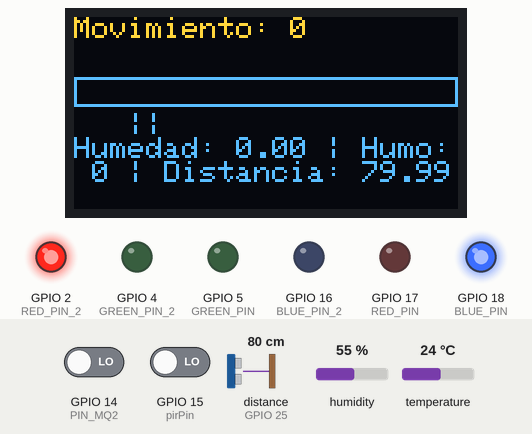
Bench run of a sketch on a simulated ESP32. Shown: 128×64 one-colour display, output pins drawn as LEDs (lit = HIGH). Wiring (inferred from the names in the program): ultrasonic range finder: trigger GPIO 13; echo GPIO 25. The inputs (shaded band) are chosen by the test bench; at power-on: humidity 55 %, GPIO 14 (PIN_MQ2) LOW, distance to the obstacle (sensor on GPIO 25) 80 cm, GPIO 15 (pirPin) LOW, temperature 24 °C. The echo pulse lasts 58.3 µs per cm; the OLED is the two-colour kind (top 16 rows yellow); WiFi joins after 1.5 s; servers stay silent unless stated; no MQTT or app messages arrive unless stated; pins used as bus, display or sensor lines are not drawn; what the sketch prints to the serial monitor is not drawn.

Above: at 4.2 s.
4.3 s: humidity set to 52 %
At 10.8 s:
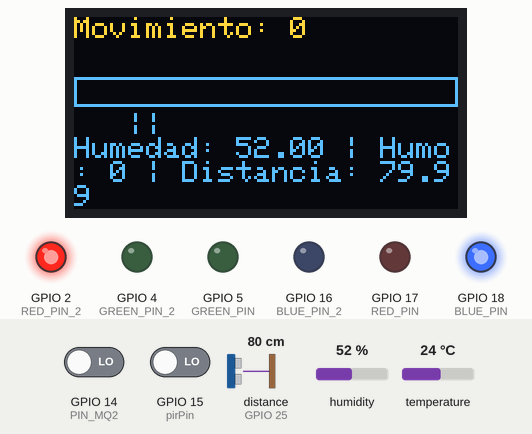
11.2 s: humidity set to 49 %
At 12.3 s:
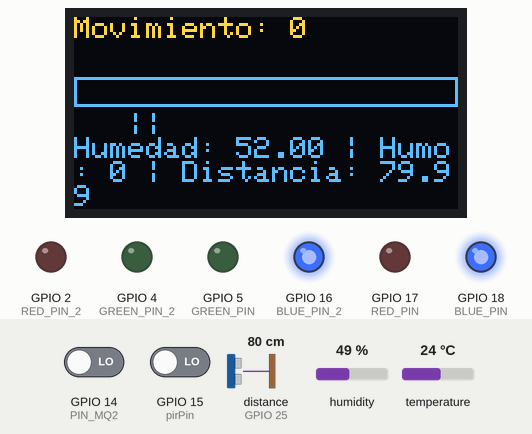
15.4 s: GPIO 14 (PIN_MQ2) driven HIGH
At 18.2 s:
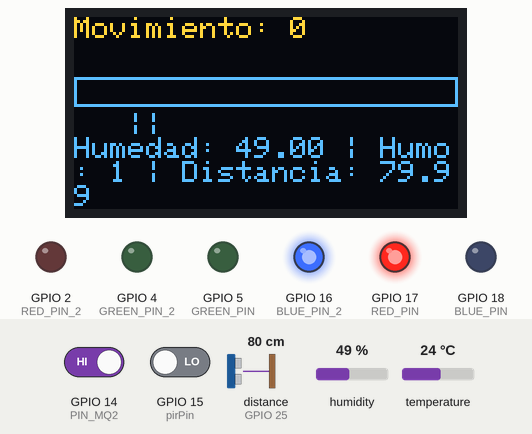
18.5 s: humidity set to 68 %
At 21.3 s:
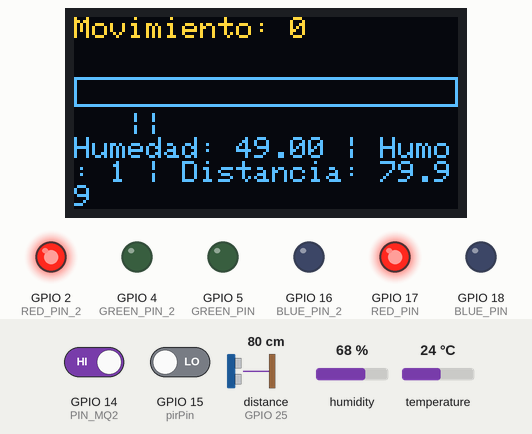
26.6 s: distance to the obstacle (sensor on GPIO 25) set to 2 cm
At 28.2 s:
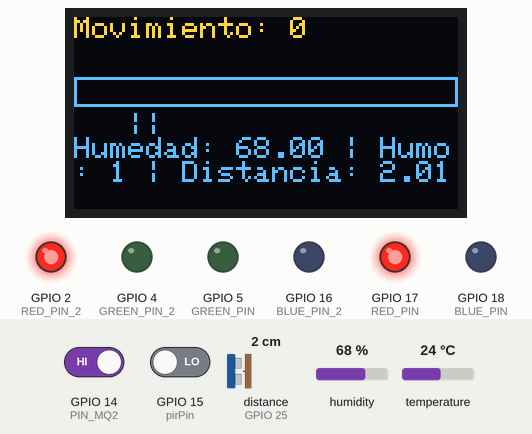
28.9 s: GPIO 15 (pirPin) driven HIGH
At 32.2 s:
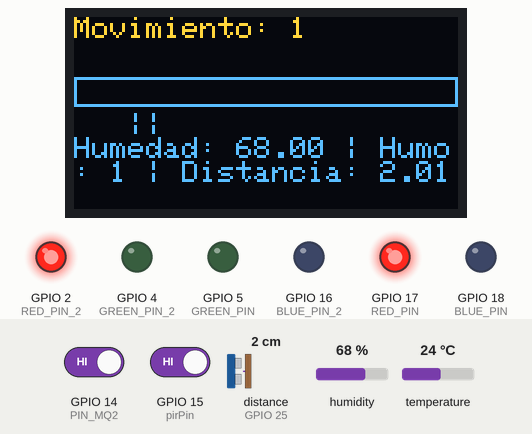
Timing chart, 0 to 33.7 s (numbered marks = the images above; inputs shaded):
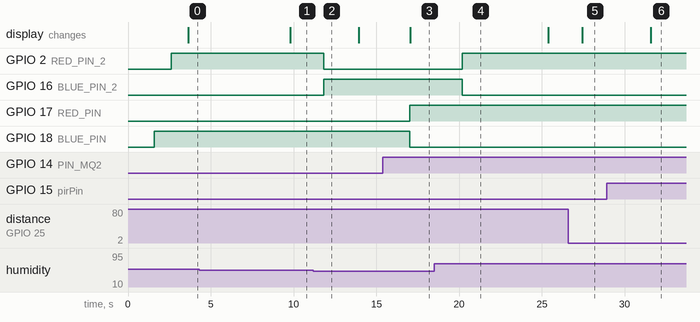

The sketch:

BICICLETA_CODE_INO_2.ino
```cpp
/**
░█████╗░░█████╗░░██████╗░█████╗░░█████╗░
██╔══██╗██╔══██╗██╔════╝██╔══██╗██╔══██╗
██║░░╚═╝███████║╚█████╗░██║░░╚═╝██║░░██║
██║░░██╗██╔══██║░╚═══██╗██║░░██╗██║░░██║
╚█████╔╝██║░░██║██████╔╝╚█████╔╝╚█████╔╝
░╚════╝░╚═╝░░╚═╝╚═════╝░░╚════╝░░╚════╝░

██╗███╗░░██╗████████╗███████╗██╗░░░░░██╗░██████╗░███████╗███╗░░██╗████████╗███████╗
██║████╗░██║╚══██╔══╝██╔════╝██║░░░░░██║██╔════╝░██╔════╝████╗░██║╚══██╔══╝██╔════╝
██║██╔██╗██║░░░██║░░░█████╗░░██║░░░░░██║██║░░██╗░█████╗░░██╔██╗██║░░░██║░░░█████╗░░
██║██║╚████║░░░██║░░░██╔══╝░░██║░░░░░██║██║░░╚██╗██╔══╝░░██║╚████║░░░██║░░░██╔══╝░░
██║██║░╚███║░░░██║░░░███████╗███████╗██║╚██████╔╝███████╗██║░╚███║░░░██║░░░███████╗
╚═╝╚═╝░░╚══╝░░░╚═╝░░░╚══════╝╚══════╝╚═╝░╚═════╝░╚══════╝╚═╝░░╚══╝░░░╚═╝░░░╚══════╝

  INTEGRANTES
    Maria Guadalupe Puente Gonzalez
    Cesar Guerrero Cruz
*/

//LIBRERIAS PARA LA PANTALLA_OLED
#include <Wire.h>
#include <Adafruit_GFX.h>
#include <Adafruit_SSD1306.h>

//LIBRERIA DE SONIDO
#include <pitches.h>

//LIBRERIAS PARA LA CONEXION A WIFI
#include <WiFi.h>
#include <PubSubClient.h>

//LIBRERIA DHT
#include <DHT.h>

//DECLARANDO PROPIEDADES DE LA OLED
#define SCREEN_WIDTH 128 // OLED width,  in pixels
#define SCREEN_HEIGHT 64 // OLED height, in pixels

//  DECLARANDO VARIABLES PARA ULTRASONICO Y BUZZER
#define TRIG_PIN   13 // ESP32 pin GPIO26 connected to Ultrasonic Sensor's TRIG pin
#define ECHO_PIN   25 // ESP32 pin GPIO25 connected to Ultrasonic Sensor's ECHO pin
#define BUZZER_PIN 32 // ESP32 pin GPIO17 connected to Piezo Buzzer's pin
#define DISTANCE_THRESHOLD 20 // centimeters

//DECLARANDO DHT
#define DHTPIN 23
#define DHTTYPE DHT11
DHT dht(DHTPIN, DHTTYPE);

//DECLARANDO LED RGB_1
#define RED_PIN 17
#define GREEN_PIN 5
#define BLUE_PIN 18

//DECLARANDO LED RGB_2
#define RED_PIN_2 2
#define GREEN_PIN_2 4
#define BLUE_PIN_2 16

//  NOTAS PARA LA MELODIA
int melody[] = {
  NOTE_E5, NOTE_E5, NOTE_E5,
  NOTE_E5, NOTE_E5, NOTE_E5,
  NOTE_E5, NOTE_G5, NOTE_C5, NOTE_D5,
  NOTE_E5,
  NOTE_F5, NOTE_F5, NOTE_F5, NOTE_F5,
  NOTE_F5, NOTE_E5, NOTE_E5, NOTE_E5, NOTE_E5,
  NOTE_E5, NOTE_D5, NOTE_D5, NOTE_E5,
  NOTE_D5, NOTE_G5
};

//  CANCIÓN
int noteDurations[] = {
  8, 8, 4,
  8, 8, 4,
  8, 8, 8, 8,
  2,
  8, 8, 8, 8,
  8, 8, 8, 16, 16,
  8, 8, 8, 8,
  4, 4
};

/*
**DECLARANDO CONSTANTES
*/

// VARIABLES PARA OLED
Adafruit_SSD1306 display(SCREEN_WIDTH, SCREEN_HEIGHT, &Wire, -1);

//Variable valuePayload
String valuePayload = "false";

//HUMEDAD
float currentHumidity = 0;

//MOVIMIENTO
const int pirPin  = 15;
bool pirStatus  = false;

//LED RGB_1 HUMEDAD
const int ledRGB = 18;

//ULTRASONICO
bool ultraStatus = false;

//HUMO
bool humoStatus = false;
int PIN_MQ2 = 14;


// Configuración de la conexión WiFi
const char* ssid = "asustadoPotter"; // Cambiar esto por la SSID de la red Wifi
const char* password = "niunpoco"; // Cambiar esto por la contraseña

// Configuración del cliente MQTT
// Constantes para la comunicacion mqqt con la ip del broker y el puerto de Mosquitto
const char* mqttServer = "192.168.0.8";
const int mqttPort = 1883;
//  Constantes de cada sensor y su topico
const char* mqttTopic = "/bicicleta/";
const char* mqttTemperatura = "/bicicleta/temperatura";
const char* mqttHumo = "/bicicleta/humo";
const char* mqttDistancia = "/bicicleta/distancia";
const char* mqttPir = "/bicicleta/pir";
const char* mqttLedRgb = "/bicicleta/ledRgb";
const char* mqttOled = "/bicicleta/oled";
const char* mqttBuzzer = "/bicicleta/buzzer";

//  Variables para la coneccion Wifi y MQTT
WiFiClient espClient;
PubSubClient client(espClient);

// Función para conectar a WiFi
void conectarWifi() {
  Serial.print("Conectando a WiFi...");
  WiFi.begin(ssid, password);
  while (WiFi.status() != WL_CONNECTED) {
    delay(500);
    Serial.print(".");
  }
  Serial.println("Conectado!");
}

// Función para conectar al broker MQTT
void conectarBroker() {
  Serial.print("Conectando al broker: ");
  Serial.println(mqttServer);
  while (!client.connected()) {
    Serial.print("Intentando conectar al cliente MQTT...");
    if (client.connect("ArduinoClient")) {
      Serial.println("Conectado!");
      client.subscribe(mqttTopic);
      client.subscribe(mqttLedRgb);
      client.subscribe(mqttOled);
      client.subscribe(mqttBuzzer);
      client.setCallback(callback);
    } else {
      Serial.println("Error de conexión");
      Serial.print(client.state());
      delay(2000);
    }
  }
}

/*
**  Función Led RGB Estatus
*/
void ledRGBStatus(){
  if(valuePayload.equalsIgnoreCase("true")){
    Serial.println("### Prendiendo foquito");
    digitalWrite(ledRGB, HIGH);
  }else{
    Serial.println("### Apagando foquito");
    digitalWrite(ledRGB, LOW);
  }
}

/*
**  Metodo Setup
*/
void setup(){
  Serial.begin(115200);

  //INICIALIZANDO PINES DE ENTRADA Y SALIDA A SENSORES Y ACUADORES

  //ULTRASONICO
  pinMode(TRIG_PIN, OUTPUT); // Configura el pin TRIG como salida
  pinMode(ECHO_PIN, INPUT);

  //LED RGB1
  pinMode(RED_PIN, OUTPUT);
  pinMode(GREEN_PIN, OUTPUT);
  pinMode(BLUE_PIN, OUTPUT);

  //LED RGB 2
  pinMode(RED_PIN_2, OUTPUT);
  pinMode(GREEN_PIN_2, OUTPUT);
  pinMode(BLUE_PIN_2, OUTPUT);

  //HUMO
  pinMode(PIN_MQ2, INPUT);

  //PIR
  pinMode(pirPin, INPUT);

  //Humedad
  dht.begin();


  // Iniciar la pantalla OLED
  if (!display.begin(SSD1306_SWITCHCAPVCC, 0x3C)) {
    Serial.println(F("failed to start SSD1306 OLED"));
    while (1);
  }


  //CONEXIÓN AL BROKER Y TOPICO MQTT
  conectarWifi();
  client.setServer(mqttServer, mqttPort);
  conectarBroker();
}

/*
**  Metodo loop
*/
void loop() {
  /*
  **  CONEXION A WIFI
  */
  if (!client.connected()) {
    conectarBroker();
  }
  client.loop();

  //  Variables de lectura de sensores
  float dist = ultra(); // Llama a la función ultra
  int mq2Estado = digitalRead(PIN_MQ2); //  Lectura de sensor humo
  int pirLectura = digitalRead(pirPin); //  Lectura de sensor pir

  /*
  **  OLED CON GRAFICA DEL SENSOR PIR
  */
  //  Llamar la función humo condición
  humoCondicion();

  //  Llamar la función temperatura condición
  temperaturaCondicion();

  //  Limpiar la pantalla Oled
  display.clearDisplay();

  // Declarar el estilo que tendrá el texto mostrado
  display.setTextSize(1);
  display.setTextColor(SSD1306_WHITE);
  display.setCursor(0, 0);
  display.drawRect(0, 20, 128, 10, WHITE);  //  Dibujar la grafica de barra
  int barWidth = map(pirLectura, 0, 4095, 0, 128);  //  Inicializar variable barWidth para mapear los valores del sensor Pir
  display.fillRect(0, 20, barWidth, 10, WHITE); //  Dibujar los datos del sensor Pir en la grafica
  //  Pintar los datos de los sensores
  display.print("Movimiento: ");
  display.println(pirLectura);
  display.println(" ");
  display.println(" ");
  display.println(" ");
  display.println("   ||");
  display.print("Humedad: ");
  display.print(currentHumidity);
  display.print(" | ");
  display.print("Humo: ");
  display.print(mq2Estado);
  display.print(" | ");
  display.print("Distancia: ");
  display.print(String(ultra()));
  display.display();


  // Actualización de los datos de sensores y publicación en MQTT cada 10 segundos
  static unsigned long lastPublishTime = 0;
  unsigned long currentTime = millis();
  if (currentTime - lastPublishTime > 5000) {
    lastPublishTime = currentTime;

    // Leer los valores de los sensores
    mq2Estado = digitalRead(PIN_MQ2);
    int pirLectura = digitalRead(pirPin);
    currentHumidity = dht.readHumidity();

    // Crear un mensaje JSON para cada sensor
    String payloadTemperatura = String(currentHumidity);

    if (client.publish(mqttTemperatura, payloadTemperatura.c_str())) {
      Serial.println("Mensaje publicado con éxito");
      Serial.print("Temperatura: ");
      Serial.println(payloadTemperatura);
    } else {
      Serial.println("Error al publicar el mensaje");
    }

    String payloadHumo = String(mq2Estado);


    if (client.publish(mqttHumo, payloadHumo.c_str())) {
      Serial.println("Mensaje publicado con éxito");
      Serial.print("Humo: ");
      Serial.println(payloadHumo);
    } else {
      Serial.println("Error al publicar el mensaje");
    }


    String playloadDistancia = String(ultra());

    if (client.publish(mqttDistancia, playloadDistancia.c_str())) {
      Serial.println("Mensaje publicado con éxito");
      Serial.print("Distancia: ");
      Serial.println(playloadDistancia);
    } else {
      Serial.println("Error al publicar el mensaje");
    }


    String playloadPir = String(pirLectura);

    if (client.publish(mqttPir, playloadPir.c_str())) {
      Serial.println("Mensaje publicado con éxito");
      Serial.print("Movimiento: ");
      Serial.println(playloadPir);
    } else {
      Serial.println("Error al publicar el mensaje");
    }
  }

  delay(1000);
  // Mantener la conexión MQTT activa
}


/*
**  Función ultra
*/
float ultra() {
  digitalWrite(TRIG_PIN, LOW); // Asegúrate de que el pin TRIG esté en LOW
  delayMicroseconds(2000);         // Espera 2 microsegundos
  digitalWrite(TRIG_PIN, HIGH); // Envía un pulso de 10us
  delayMicroseconds(1000);
  digitalWrite(TRIG_PIN, LOW);

  long duracion = pulseIn(ECHO_PIN, HIGH); // Lee la duración del pulso en el pin ECHO
  float distancia = (duracion * 0.0343) / 2; // Calcula la distancia en cm
  return distancia;
}

/*
**  Función ultrasonico (condicón para activar/desactivar buzzer)
*/
float ultrasonico(){
   Serial.println("ESTA LEYENDO ESTE METODO");
   float distancia = ultra();
  if(distancia < DISTANCE_THRESHOLD){
    Serial.println("LA DISTANCIA FUE MENOR");
    buzzer();
  }else{
    Serial.println("LA DISTANCIA FUE MAYOR");
    noTone(BUZZER_PIN);
  }
  delay(5000); // Espera 100 ms
}

/*
**  Función buzzer
*/
void buzzer() {
  // Iterar sobre las notas de la melodia
  int size = sizeof(noteDurations) / sizeof(int);

  for (int thisNote = 0; thisNote < size; thisNote++) {
    // Para calcular la duración de la nota, toma un segundo dividido por el tipo de nota.
    // Ejemplo: negra = 1000/4, corchea = 1000/8, etc.
    int noteDuration = 1000 / noteDurations[thisNote];
    tone(BUZZER_PIN, melody[thisNote], noteDuration);

    // Para distinguir las notas, establece un tiempo mínimo entre ellas.
    // La duración de la nota + 30% parece funcionar bien:
    int pauseBetweenNotes = noteDuration * 1.30;
    delay(pauseBetweenNotes);

    // Detiene la reproducción del tono:
    noTone(BUZZER_PIN);
  }
}

/*
**  Metodo Set Color
*/
void setColor(int red, int green, int blue) { //  Declarar colores del led RGB
  analogWrite(RED_PIN, red);
  analogWrite(GREEN_PIN, green);
  analogWrite(BLUE_PIN, blue);
}


/*
**  Metodo Set Color2 para el segundo led RGB
*/
void setColor2(int red, int green, int blue) {
  analogWrite(RED_PIN_2, red);
  analogWrite(GREEN_PIN_2, green);
  analogWrite(BLUE_PIN_2, blue);
}

/*
**  Función Humo Condición
*/
void humoCondicion(){
  //  Declara la variable mq2Estado para leer los datos del sensor
  int mq2Estado = digitalRead(PIN_MQ2);
  if(mq2Estado == 1){ //  Hace la condición miestras que el dato del sensor sea 1 el color esta en rojo
    setColor(255, 0, 0); // ROJO
  }else{  //  En caso contrario el color del led cambia a azul
    setColor(0, 0, 255); // AZUL
    delay(1000);
  }
}

/*
**  Función Temperatura Condicón
*/
void temperaturaCondicion(){
  //  Declara la variable currenHumidity para leer los datos del sensor
  int currentHumidity = dht.readHumidity();
  if (currentHumidity <= 50) {//  Hace la condición miestras que el dato del sensor sea 50 el color esta en azul
    setColor2(0, 0, 255); // AZUL
  } else {  //  En caso contrario el color del led cambia a rojo
    setColor2(255, 0, 0); // ROJO
    delay(1000);
  }
}

/*
**  Función Callback
*/
void callback(char* topic, byte* payload, unsigned int length){
  //  Se inicializa la variable value payload vacia
  valuePayload = "";

  // Ciclo for
  for(int i=0;i<length;i++) {
    valuePayload += (char)payload[i];
  }
  Serial.println("Conectando al topico:");
  Serial.println(topic);
  Serial.println(valuePayload);
  if(valuePayload.equalsIgnoreCase("buzzer-true")){
    Serial.println("### PRENDIENDO BUZZER");
    //buzzer();
  }
  if(valuePayload.equalsIgnoreCase("buzzer-false")){
    Serial.println("### APAGANDO BUZZER");
    //noTone(BUZZER_PIN);
  }
  if(valuePayload.equalsIgnoreCase("led-rojo")){
    Serial.println("### PRENDIENDO LED");

  }
  if(valuePayload.equalsIgnoreCase("led-azul")){
    Serial.println("### APAGANDO LED");

  }
  if(valuePayload.equalsIgnoreCase("oled-true")){
    Serial.println("### PRENDIENDO OLED");

  }
  if(valuePayload.equalsIgnoreCase("oled-false")){

  }
}
```

Measured:
- the behaviour switches between 51 and 50 % on humidity (found by bisection; images 1 and 2)
- after the input at 4.3 s, the display: changes after 5.5 s (image 1)
- after the input at 11.2 s, GPIO 2 (RED_PIN_2): HIGH → LOW after 0.63 s; GPIO 16 (BLUE_PIN_2): LOW → HIGH after 0.63 s
- after the input at 15.4 s, GPIO 17 (RED_PIN): LOW → HIGH after 1.6 s; GPIO 18 (BLUE_PIN): HIGH → LOW after 1.6 s; the display: changes after 1.6 s (image 3)
- after the input at 18.5 s, GPIO 2 (RED_PIN_2): LOW → HIGH after 1.7 s; GPIO 16 (BLUE_PIN_2): HIGH → LOW after 1.7 s
- after the input at 26.6 s, the display: changes after 0.84 s (image 5)
- after the input at 28.9 s, the display: changes after 2.7 s (image 6)
